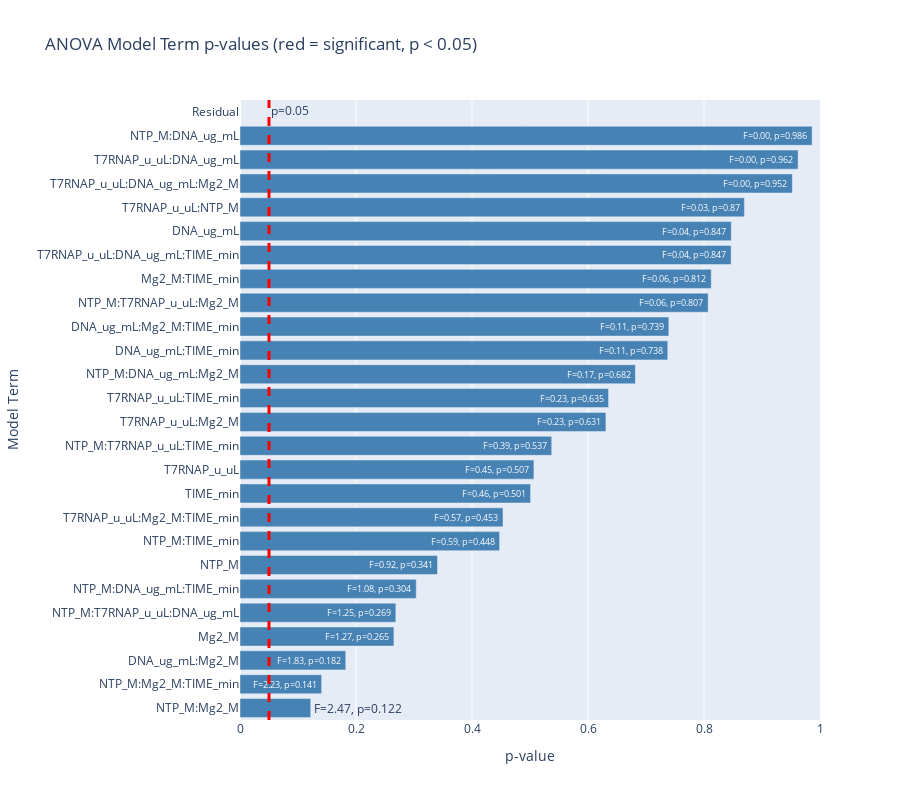

Notebook source saved alongside this figure:
### Code cell
import plotly.graph_objects as go
from statsmodels.formula.api import ols
from statsmodels.stats.anova import anova_lm

# Use descriptive variable names
anova_data = pd.DataFrame(
    data={
        "dsRNA": responses.values.ravel(),
        "NTP_M": experimental_conditions[X_columns[0]].values.ravel(),
        "T7RNAP_u_uL": experimental_conditions[X_columns[1]].values.ravel(),
        "DNA_ug_mL": experimental_conditions[X_columns[2]].values.ravel(),
        "Mg2_M": experimental_conditions[X_columns[3]].values.ravel(),
        "TIME_min": experimental_conditions[X_columns[4]].values.ravel(),
    }
)

# Build formula with all main effects and all interaction effects (up to 5-way)
formula = "dsRNA ~ NTP_M + T7RNAP_u_uL + DNA_ug_mL + Mg2_M + TIME_min + NTP_M * Mg2_M + T7RNAP_u_uL * NTP_M + T7RNAP_u_uL * DNA_ug_mL + T7RNAP_u_uL * Mg2_M + T7RNAP_u_uL * TIME_min + DNA_ug_mL * Mg2_M + DNA_ug_mL * TIME_min + Mg2_M * TIME_min + NTP_M * T7RNAP_u_uL * DNA_ug_mL + NTP_M * T7RNAP_u_uL * Mg2_M + NTP_M * T7RNAP_u_uL * TIME_min + NTP_M * DNA_ug_mL * Mg2_M + NTP_M * DNA_ug_mL * TIME_min + NTP_M * Mg2_M * TIME_min + T7RNAP_u_uL * DNA_ug_mL * Mg2_M + T7RNAP_u_uL * DNA_ug_mL * TIME_min + T7RNAP_u_uL * Mg2_M * TIME_min + DNA_ug_mL * Mg2_M * TIME_min"

lm = ols(formula=formula, data=anova_data).fit()

# Show full model summary
print(lm.summary())

# ANOVA table
anova_results = anova_lm(lm)
print("\nANOVA Table:")
print(anova_results)

# Extract p-values and F-statistics
anova_results = anova_results.reset_index().rename(columns={"index": "Term"})
anova_results["Significant"] = anova_results["PR(>F)"] < 0.05

# Plot p-values for all terms
fig = go.Figure(
    data=[
        go.Bar(
            y=anova_results["Term"],
            x=anova_results["PR(>F)"],
            orientation="h",
            marker_color=[
                "crimson" if sig else "steelblue"
                for sig in anova_results["Significant"]
            ],
            text=[
                f"F={fval:.2f}, p={pval:.3g}"
                for fval, pval in zip(anova_results["F"], anova_results["PR(>F)"])
            ],
            hoverinfo="text",
        )
    ]
)

fig.add_vline(
    x=0.05,
    line_width=3,
    line_dash="dash",
    line_color="red",
    annotation_text="p=0.05",
    annotation_position="top right",
)
fig.update_xaxes(title="p-value", range=[0, 1])
fig.update_yaxes(title="Model Term")
fig.update_layout(
    barmode="stack",
    title_text="ANOVA Model Term p-values (red = significant, p < 0.05)",
    yaxis={"categoryorder": "total ascending"},
    height=800,
)

### Figure 1 — Plotly figure (JSON) as saved in the notebook; plotly's stock layout.template omitted (floating-point values rounded to 4 significant figures)
{"data": [{"hoverinfo": "text", "marker": {"color": ["steelblue", "steelblue", "steelblue", "steelblue", "steelblue", "steelblue", "steelblue", "steelblue", "steelblue", "steelblue", "steelblue", "steelblue", "steelblue", "steelblue", "steelblue", "steelblue", "steelblue", "steelblue", "steelblue", "steelblue", "steelblue", "steelblue", "steelblue", "steelblue", "steelblue", "steelblue"]}, "orientation": "h", "text": ["F=0.92, p=0.341", "F=0.45, p=0.507", "F=0.04, p=0.847", "F=1.27, p=0.265", "F=0.46, p=0.501", "F=2.47, p=0.122", "F=0.03, p=0.87", "F=0.00, p=0.962", "F=0.23, p=0.631", "F=0.23, p=0.635", "F=1.83, p=0.182", "F=0.11, p=0.738", "F=0.06, p=0.812", "F=0.00, p=0.986", "F=1.25, p=0.269", "F=0.06, p=0.807", "F=0.59, p=0.448", "F=0.39, p=0.537", "F=0.17, p=0.682", "F=1.08, p=0.304", "F=2.23, p=0.141", "F=0.00, p=0.952", "F=0.04, p=0.847", "F=0.57, p=0.453", "F=0.11, p=0.739", "F=nan, p=nan"], "type": "bar", "x": [0.3405, 0.5068, 0.8471, 0.2654, 0.501, 0.1219, 0.8696, 0.9623, 0.6309, 0.6355, 0.1823, 0.7375, 0.8125, 0.9864, 0.2687, 0.8072, 0.4476, 0.5375, 0.6817, 0.3039, 0.1407, 0.9523, 0.8467, 0.4535, 0.7394, NaN], "y": ["NTP_M", "T7RNAP_u_uL", "DNA_ug_mL", "Mg2_M", "TIME_min", "NTP_M:Mg2_M", "T7RNAP_u_uL:NTP_M", "T7RNAP_u_uL:DNA_ug_mL", "T7RNAP_u_uL:Mg2_M", "T7RNAP_u_uL:TIME_min", "DNA_ug_mL:Mg2_M", "DNA_ug_mL:TIME_min", "Mg2_M:TIME_min", "NTP_M:DNA_ug_mL", "NTP_M:T7RNAP_u_uL:DNA_ug_mL", "NTP_M:T7RNAP_u_uL:Mg2_M", "NTP_M:TIME_min", "NTP_M:T7RNAP_u_uL:TIME_min", "NTP_M:DNA_ug_mL:Mg2_M", "NTP_M:DNA_ug_mL:TIME_min", "NTP_M:Mg2_M:TIME_min", "T7RNAP_u_uL:DNA_ug_mL:Mg2_M", "T7RNAP_u_uL:DNA_ug_mL:TIME_min", "T7RNAP_u_uL:Mg2_M:TIME_min", "DNA_ug_mL:Mg2_M:TIME_min", "Residual"]}], "layout": {"annotations": [{"showarrow": false, "text": "p=0.05", "x": 0.05, "xanchor": "left", "xref": "x", "y": 1, "yanchor": "top", "yref": "y domain"}], "barmode": "stack", "height": 800, "shapes": [{"line": {"color": "red", "dash": "dash", "width": 3}, "type": "line", "x0": 0.05, "x1": 0.05, "xref": "x", "y0": 0, "y1": 1, "yref": "y domain"}], "title": {"text": "ANOVA Model Term p-values (red = significant, p < 0.05)"}, "xaxis": {"range": [0, 1], "title": {"text": "p-value"}}, "yaxis": {"categoryorder": "total ascending", "title": {"text": "Model Term"}}}}
